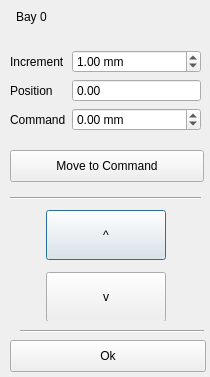
<?xml version="1.0" encoding="UTF-8"?>
<ui version="4.0">
 <class>BayDialog</class>
 <widget class="QDialog" name="BayDialog">
  <property name="geometry">
   <rect>
    <x>0</x>
    <y>0</y>
    <width>210</width>
    <height>377</height>
   </rect>
  </property>
  <property name="windowTitle">
   <string>Dialog</string>
  </property>
  <widget class="Line" name="line1">
   <property name="geometry">
    <rect>
     <x>10</x>
     <y>190</y>
     <width>191</width>
     <height>16</height>
    </rect>
   </property>
   <property name="orientation">
    <enum>Qt::Horizontal</enum>
   </property>
  </widget>
  <widget class="Line" name="line2">
   <property name="geometry">
    <rect>
     <x>20</x>
     <y>330</y>
     <width>184</width>
     <height>3</height>
    </rect>
   </property>
   <property name="orientation">
    <enum>Qt::Horizontal</enum>
   </property>
  </widget>
  <widget class="QLabel" name="bayLabel">
   <property name="geometry">
    <rect>
     <x>16</x>
     <y>9</y>
     <width>184</width>
     <height>16</height>
    </rect>
   </property>
   <property name="text">
    <string>Bay 0</string>
   </property>
  </widget>
  <widget class="QWidget" name="layoutWidget">
   <property name="geometry">
    <rect>
     <x>20</x>
     <y>210</y>
     <width>171</width>
     <height>111</height>
    </rect>
   </property>
   <layout class="QGridLayout" name="gridLayout">
    <item row="0" column="1">
     <widget class="QPushButton" name="upButton">
      <property name="sizePolicy">
       <sizepolicy hsizetype="Expanding" vsizetype="Expanding">
        <horstretch>0</horstretch>
        <verstretch>0</verstretch>
       </sizepolicy>
      </property>
      <property name="minimumSize">
       <size>
        <width>120</width>
        <height>50</height>
       </size>
      </property>
      <property name="text">
       <string>^</string>
      </property>
      <property name="icon">
       <iconset>
        <normaloff>:/Arrow/Aiga_uparrow.png</normaloff>:/Arrow/Aiga_uparrow.png</iconset>
      </property>
      <property name="shortcut">
       <string>Up</string>
      </property>
     </widget>
    </item>
    <item row="2" column="1">
     <widget class="QPushButton" name="downButton">
      <property name="sizePolicy">
       <sizepolicy hsizetype="Expanding" vsizetype="Expanding">
        <horstretch>0</horstretch>
        <verstretch>0</verstretch>
       </sizepolicy>
      </property>
      <property name="minimumSize">
       <size>
        <width>120</width>
        <height>50</height>
       </size>
      </property>
      <property name="text">
       <string>v</string>
      </property>
      <property name="icon">
       <iconset>
        <normaloff>:/Arrow/Aiga_downarrow.png</normaloff>:/Arrow/Aiga_downarrow.png</iconset>
      </property>
      <property name="shortcut">
       <string>Down</string>
      </property>
     </widget>
    </item>
    <item row="0" column="2" rowspan="3">
     <spacer name="horizontalSpacer2">
      <property name="orientation">
       <enum>Qt::Horizontal</enum>
      </property>
      <property name="sizeHint" stdset="0">
       <size>
        <width>20</width>
        <height>86</height>
       </size>
      </property>
     </spacer>
    </item>
    <item row="0" column="0" rowspan="3">
     <spacer name="horizontalSpacer1">
      <property name="orientation">
       <enum>Qt::Horizontal</enum>
      </property>
      <property name="sizeHint" stdset="0">
       <size>
        <width>20</width>
        <height>20</height>
       </size>
      </property>
     </spacer>
    </item>
   </layout>
  </widget>
  <widget class="QWidget" name="layoutWidget_2">
   <property name="geometry">
    <rect>
     <x>10</x>
     <y>50</y>
     <width>191</width>
     <height>131</height>
    </rect>
   </property>
   <layout class="QFormLayout" name="formLayout">
    <property name="fieldGrowthPolicy">
     <enum>QFormLayout::AllNonFixedFieldsGrow</enum>
    </property>
    <item row="0" column="0">
     <widget class="QLabel" name="incrementLabel">
      <property name="text">
       <string>Increment</string>
      </property>
     </widget>
    </item>
    <item row="0" column="1">
     <widget class="QDoubleSpinBox" name="incrementSpin">
      <property name="sizePolicy">
       <sizepolicy hsizetype="Minimum" vsizetype="Preferred">
        <horstretch>0</horstretch>
        <verstretch>0</verstretch>
       </sizepolicy>
      </property>
      <property name="suffix">
       <string notr="true"> mm</string>
      </property>
      <property name="minimum">
       <double>0.010000000000000</double>
      </property>
      <property name="maximum">
       <double>400.000000000000000</double>
      </property>
      <property name="value">
       <double>1.000000000000000</double>
      </property>
     </widget>
    </item>
    <item row="1" column="0">
     <widget class="QLabel" name="positionLabel">
      <property name="text">
       <string>Position</string>
      </property>
     </widget>
    </item>
    <item row="1" column="1">
     <widget class="QDoubleSpinBox" name="positionSpin">
      <property name="sizePolicy">
       <sizepolicy hsizetype="Minimum" vsizetype="Preferred">
        <horstretch>0</horstretch>
        <verstretch>0</verstretch>
       </sizepolicy>
      </property>
      <property name="readOnly">
       <bool>true</bool>
      </property>
      <property name="buttonSymbols">
       <enum>QAbstractSpinBox::NoButtons</enum>
      </property>
      <property name="minimum">
       <double>-400.000000000000000</double>
      </property>
      <property name="maximum">
       <double>400.000000000000000</double>
      </property>
     </widget>
    </item>
    <item row="2" column="0">
     <widget class="QLabel" name="commandLabel">
      <property name="text">
       <string>Command</string>
      </property>
     </widget>
    </item>
    <item row="2" column="1">
     <widget class="QDoubleSpinBox" name="commandSpin">
      <property name="sizePolicy">
       <sizepolicy hsizetype="Minimum" vsizetype="Preferred">
        <horstretch>0</horstretch>
        <verstretch>0</verstretch>
       </sizepolicy>
      </property>
      <property name="suffix">
       <string notr="true"> mm</string>
      </property>
      <property name="minimum">
       <double>-400.000000000000000</double>
      </property>
      <property name="maximum">
       <double>400.000000000000000</double>
      </property>
     </widget>
    </item>
   </layout>
  </widget>
  <widget class="QPushButton" name="acceptButton">
   <property name="geometry">
    <rect>
     <x>10</x>
     <y>340</y>
     <width>196</width>
     <height>32</height>
    </rect>
   </property>
   <property name="text">
    <string>Ok</string>
   </property>
  </widget>
  <widget class="QPushButton" name="moveButton">
   <property name="geometry">
    <rect>
     <x>10</x>
     <y>150</y>
     <width>194</width>
     <height>32</height>
    </rect>
   </property>
   <property name="text">
    <string>Move to Command</string>
   </property>
  </widget>
 </widget>
 <resources/>
 <connections/>
</ui>
